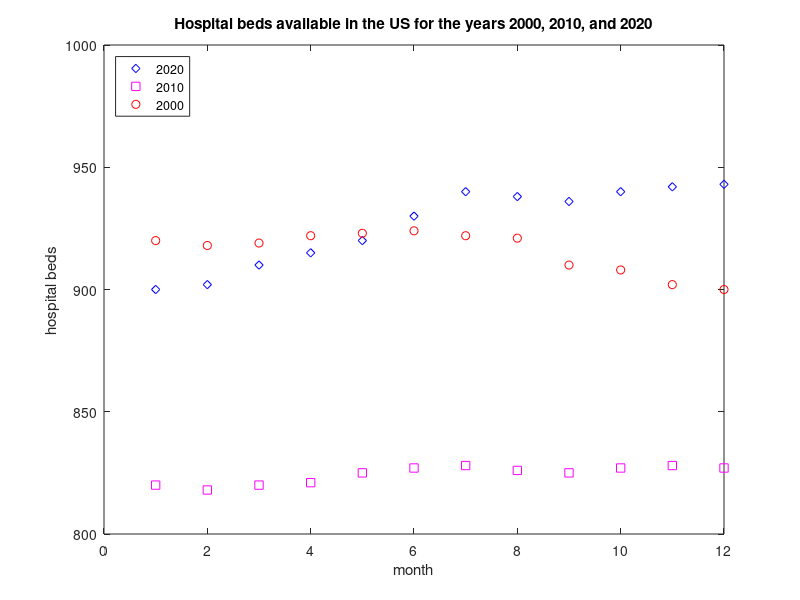

Write MATLAB code to recreate this figure.
%%%%%%%%%%%%%%%%%%%%%%%%%%%%%%%%%%%%%%%%%%%%%%%%%%%%%%%%%%%%%%%%%%%%%
% NCKU-Purdue | Quiz 2 Template
% Semester: Summer 2025
% Name: Adam Fan
%%%%%%%%%%%%%%%%%%%%%%%%%%%%%%%%%%%%%%%%%%%%%%%%%%%%%%%%%%%%%%%%%%%%%
format shortg
%% Q2 | DATA PLOTTING

% Calendar months for each year (1 = Jan, 2 = Feb, etc)
cal_months = [1, 2, 3, 4, 5, 6, 7, 8, 9, 10, 11, 12];

% Hospital beds per month per year (thousands of beds)
hosp_beds_2000 = [920, 918, 919, 922, 923, 924, 922, 921, 910, 908, 902, 900];
hosp_beds_2010 = [820, 818, 820, 821, 825, 827, 828, 826, 825, 827, 828, 827];
hosp_beds_2020 = [900, 902, 910, 915, 920, 930, 940, 938, 936, 940, 942, 943];

% Plot the data
plot(cal_months,hosp_beds_2020,'bd')
hold on
plot(cal_months,hosp_beds_2010,'ms')
hold on
plot(cal_months,hosp_beds_2000,'ro')
title('Hospital beds available in the US for the years 2000, 2010, and 2020')
xlabel('month')
ylabel('hospital beds')
legend('2020','2010','2000','location','northwest')




%% Q3 | SELECTION STRUCTURES
x=input('Input X:')
if(x>9)
    x=log(x)
elseif x>=0 & x<=9
    x=sqrt(x)
else disp('Did not meet criteria')
end





%% Q4 | Logic
% friction force matrix for first test (newtons)
forceMat1 = [57    61    56    64    45    73;
             70    46     0    77    55    45;
             77    68    87    84     0    76;
             64     0     0    64    60    74;
             90    66    57    72    52    88]

% friction force matrix for second test (newtons)
forceMat2 = [56    82    85    63    55    55;
             71    50    57    79    86    69;
             66    81    89    82    78    84;
             55    72    75    76    63    77;
             58    70    64    76    85    77]

partA=find(forceMat1<67 | forceMat2>77)



%% ACADEMIC INTEGRITY STATEMENT
% I have not used source code obtained from any other unauthorized
% source, either modified or unmodified. I have not provided
% access to my code to anyone in any way. The script I am 
% submitting is my own original work.
